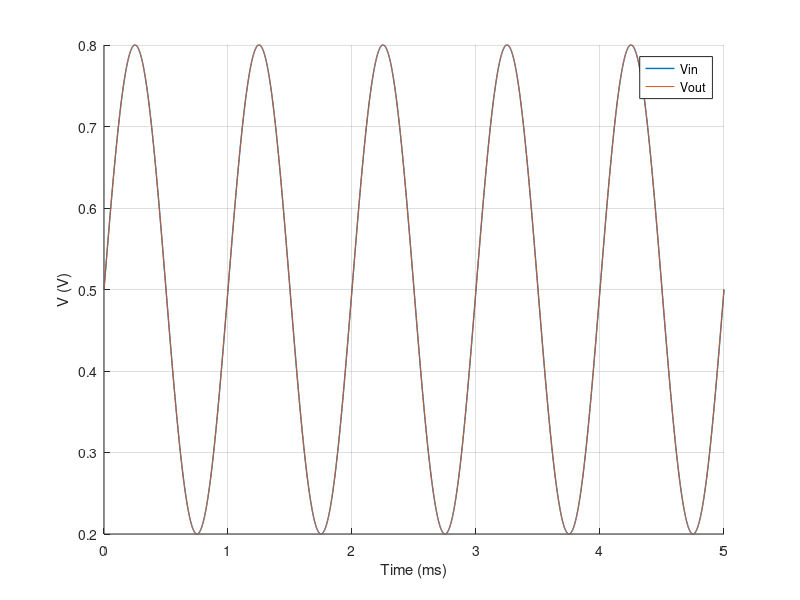

The MATLAB source for this figure:
clear all; close all; clc;

%% Read data from CSV in the same folder
M = csvread('tran_3m.csv',1,0);
t = M(:,1).*1000;
vin = M(:,2);
vout = M(:,4);

%% Generate plot
hold on;
plot(t,vin,'LineWidth',1.0);
plot(t,vout,'LineWidth',0.6);
xlabel('Time (ms)');
ylabel('V (V)');
axis([min(t),max(t),min(vin),max(vin)]);
legend('Vin','Vout');
grid on;

saveas(gcf,'tran_3m.eps','epsc');
